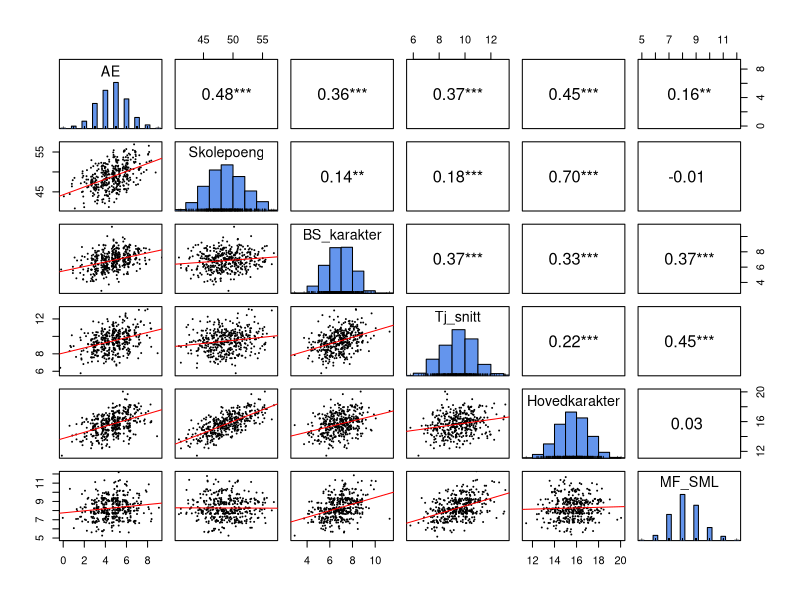
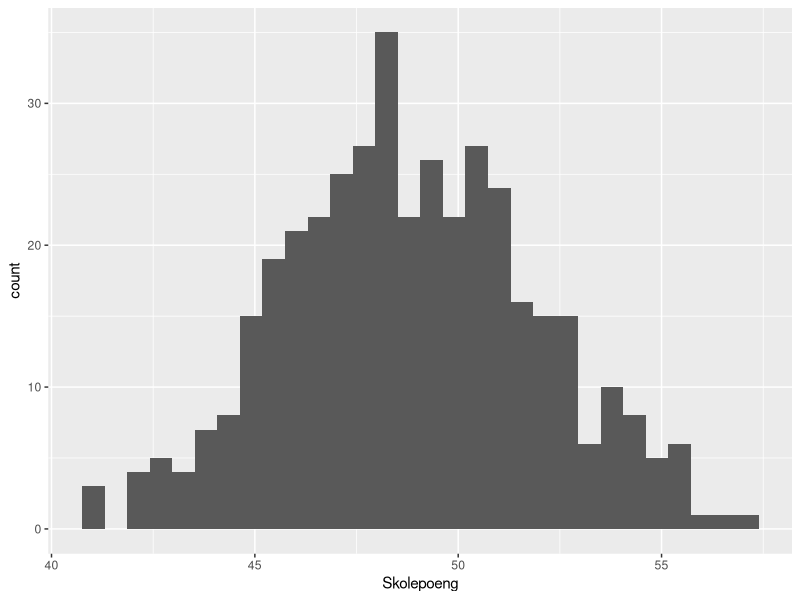
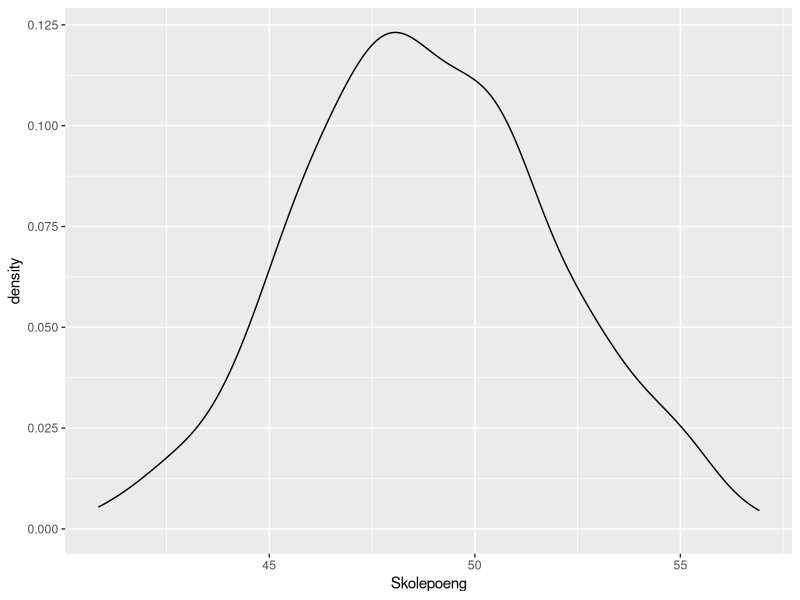
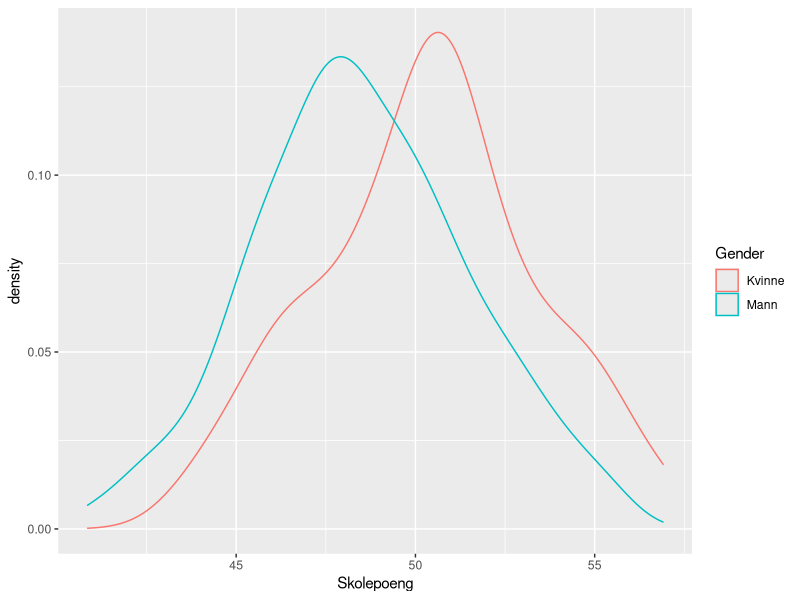
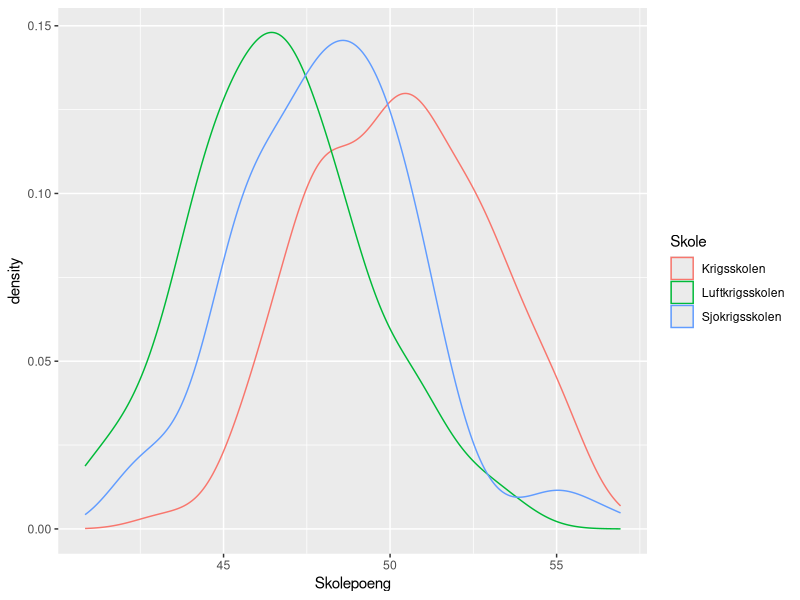
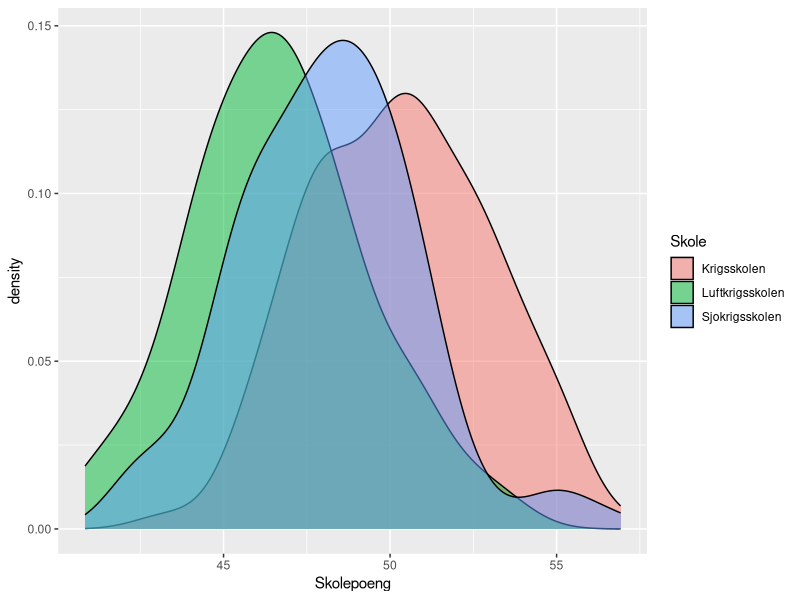
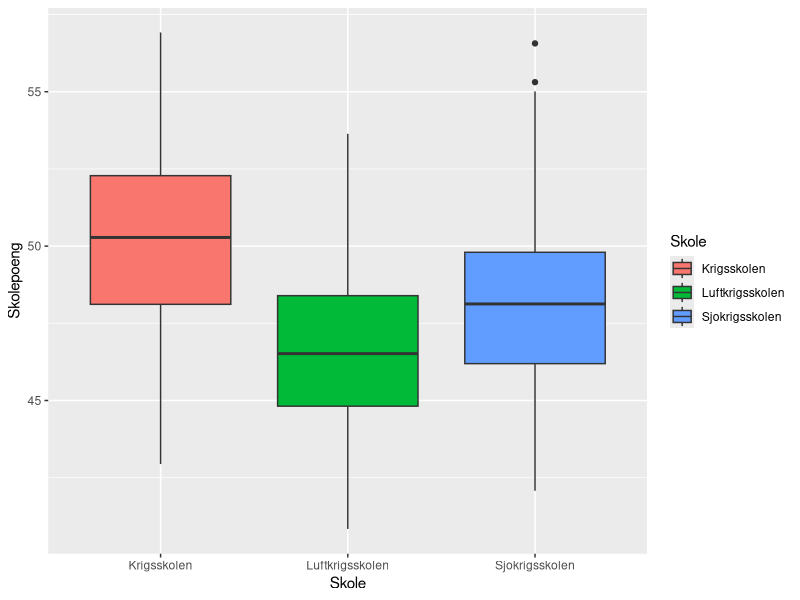
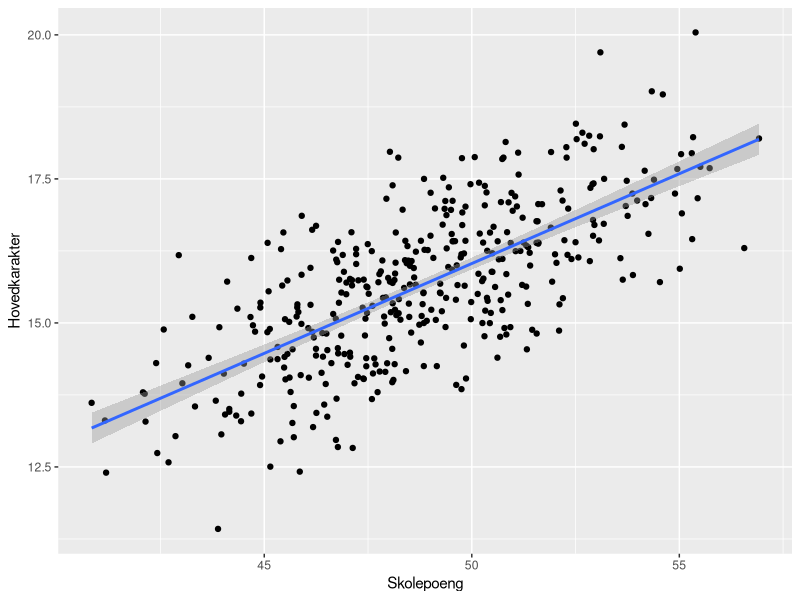

Write R code to recreate these figures, in order.
## ---- chunk 1

# Alt tekst etter en firkant (#) kjøres ikke som kode. Dette er nyttig for å kommentere koden inne i en chunk.

# I denne chunken aktiveres pakkene som trengs for å kjøre dette skriptet. Merk at for denne chunken er argumentene satt til message=FALSE og warning=FALSE, slik at disse meldingene ikke vises i outputen.

library(haven)
library(readr)
library(readxl)
library(dplyr)
library(psych)
library(ggplot2)
## ---- chunk 2

seleksjonsdata <- read_spss("data/seleksjonsdata.sav") # Lese fra SPSS-fil
prestasjonsdataKS <- read_xlsx("data/Prestasjonsdata Krigsskolen.xlsx") # Lese fra Excel-fil
prestasjonsdataSKSK <- read_xlsx("data/Karakterer og SML SKSK.xlsx") # Mer fra Excel
prestasjonsdataLKS <- read_csv2("data/LuftKS karakterer.csv") # Og lese fra (europeisk) CSV-fil.

## ---- chunk 3
# Først prestasjonsdata
prestasjonsdata <- bind_rows(prestasjonsdataKS, prestasjonsdataLKS)
prestasjonsdata <- bind_rows(prestasjonsdata, prestasjonsdataSKSK)

# Det er en preferansesak om man ønsker å "rydde etter seg" underveis ved å fjerne overflødige objekter. Det går an å "slå av og på" dette ved å fjerne eller legge til firkanttegnet foran linjen under:

# rm(prestasjonsdataKS, prestasjonsdataLKS, prestasjonsdataSKSK)

# Deretter Kobles prestasjonsdata og seleksjonsdata

data <- left_join(seleksjonsdata, prestasjonsdata, by = "ID")

# Vi brukte de to linjene under til å omdefinere de to variablene Gender og Skole til datatypen factor:

data$Gender <- as_factor(data$Gender)
data$Skole <- as_factor(data$Skole)

# rm(seleksjonsdata, prestasjonsdata)

## ---- chunk 4
describe(data, IQR = TRUE)

head(data, n = 20)
## ---- chunk 5
head(arrange(data, desc(Skolepoeng)), n = 20)

tail(data, n = 20)

summary(data)

pairs.panels(data[,-c(1, 2, 7)], density = FALSE, lm = TRUE, ellipses = FALSE, jiggle = TRUE, hist.col = "cornflowerblue", stars = TRUE, cex.cor = .6, cex = .2)
## ---- chunk 6
plot1 <- ggplot(data, aes(x = Skolepoeng)) +
        geom_histogram()
plot1
## ---- chunk 7
plot2 <- ggplot(data, aes(x = Skolepoeng)) +
        geom_density()
plot2
## ---- chunk 8
plot3 <- ggplot(data, aes(x = Skolepoeng, colour = Gender)) +
        geom_density()
plot3
## ---- chunk 9
plot4 <- ggplot(data, aes(x = Skolepoeng, colour = Skole)) +
        geom_density()
plot4
## ---- chunk 10
plot4 <- ggplot(data, aes(x = Skolepoeng, fill = Skole)) +
        geom_density(alpha = .5)
plot4
## ---- chunk 11
plot5 <- ggplot(data, aes(x = Skole, y = Skolepoeng, fill = Skole)) +
        geom_boxplot()
plot5
## ---- chunk 12
plot6 <- ggplot(data, aes(x = Skolepoeng, y = Hovedkarakter)) +
        geom_point() +
        geom_smooth(method = "lm")
plot6
## ---- chunk 13
plot7 <- ggplot(data, aes(x = Skolepoeng, y = Hovedkarakter, colour = Skole)) +
        geom_point() +
        geom_smooth(method = "lm")
plot7
## ---- chunk 14
model1 <- lm(Hovedkarakter ~ Skolepoeng + AE, data = data)
## ---- chunk 15
summary(model1)
## ---- chunk 16
model2 <- lm(Hovedkarakter ~ Skolepoeng + AE + Tj_snitt, data = data)
summary(model2)
## ---- chunk 17
model3 <- lm(Hovedkarakter ~ Skolepoeng + AE + Tj_snitt + BS_karakter, data = data)
summary(model3)
## ---- chunk 18
anova(model1, model2, model3)
